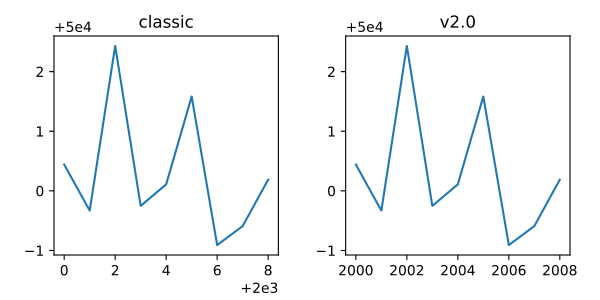

Generate this figure with Python:
import numpy as np
import matplotlib.pyplot as plt

np.random.seed(5)

fig = plt.figure(figsize=(6, 3))
fig.subplots_adjust(bottom=0.15, wspace=0.3, left=0.09, right=0.95)

x = np.linspace(2000, 2008, 9)
y = np.random.randn(9) + 50000

with plt.rc_context(rc={'axes.formatter.offset_threshold' : 2}):
    ax1 = fig.add_subplot(1, 2, 1)
    ax1.plot(x, y)
    ax1.set_title('classic')

ax2 = fig.add_subplot(1, 2, 2)
ax2.plot(x, y)
ax2.set_title('v2.0')
